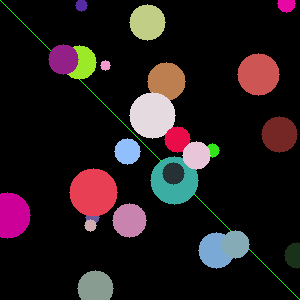
#> input picture PyImageSearch/circles.png, 300 x 300 px
$ python adaptivethresholding.py --image ../circles.png
#> lines starting #> are read from the running program, lines starting #| are printed output that depends on the picture; after the words box and inside, x2 and y2 are one past the last pixel; in counts of white or black regions, pixels touching at a corner belong together
import cv2
import numpy as np
import argparse

ap = argparse.ArgumentParser()
ap.add_argument("-i", "--image", required= True, help = "Path to the image")
args = vars(ap.parse_args())
image = cv2.imread(args["image"])
#> image is the input picture: shape (300, 300, 3); mean B, G, R 26.8, 25, 33.9
image = cv2.cvtColor(image, cv2.COLOR_BGR2GRAY)
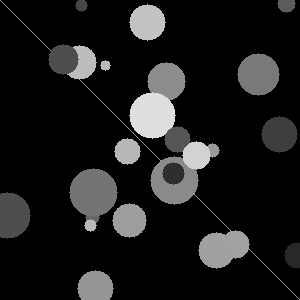
#> image: shape (300, 300); min 0, max 222, mean 27.9
blurred = cv2.GaussianBlur(image, (5, 5), 0)
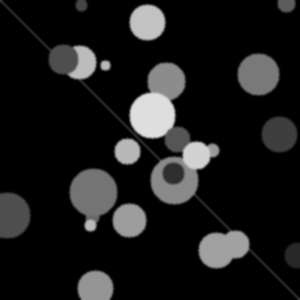
#> blurred: shape (300, 300); min 0, max 222, mean 27.9

cv2.imshow("Original",image)
thresh = cv2.adaptiveThreshold(blurred, 230, cv2.ADAPTIVE_THRESH_MEAN_C,
                                cv2.THRESH_BINARY_INV, 11, 4)
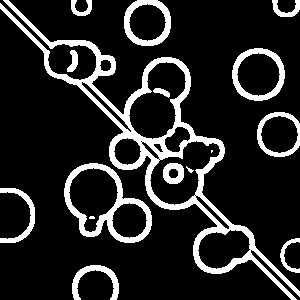
#> thresh: shape (300, 300); values 0 (black) and 230 (white), 15.1% white; 16 white regions (2 under 20 px), largest, box (x1, y1, x2, y2) and area: (0, 0, 300, 300) 7402, (64, 163, 152, 243) 1738, (232, 48, 285, 101) 872
# cv2.imwrite("meanthresh.jpg", thresh)
cv2.imshow("Mean Thresh", thresh)
thresh = cv2.adaptiveThreshold(blurred, 230, cv2.ADAPTIVE_THRESH_GAUSSIAN_C,
                            cv2.THRESH_BINARY_INV, 15, 3)
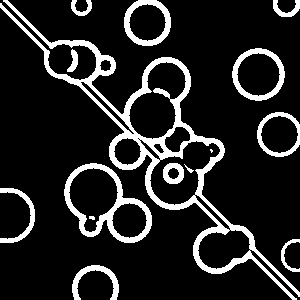
#> thresh: shape (300, 300); values 0 (black) and 230 (white), 14.1% white; 15 white regions (1 under 20 px), largest, box (x1, y1, x2, y2) and area: (0, 0, 300, 300) 6942, (64, 163, 152, 243) 1660, (232, 48, 285, 101) 804

# cv2.imwrite("gaussianthresh.jpg", thresh)
cv2.imshow("Gaussian Thresh", thresh)


cv2.waitKey(0)
